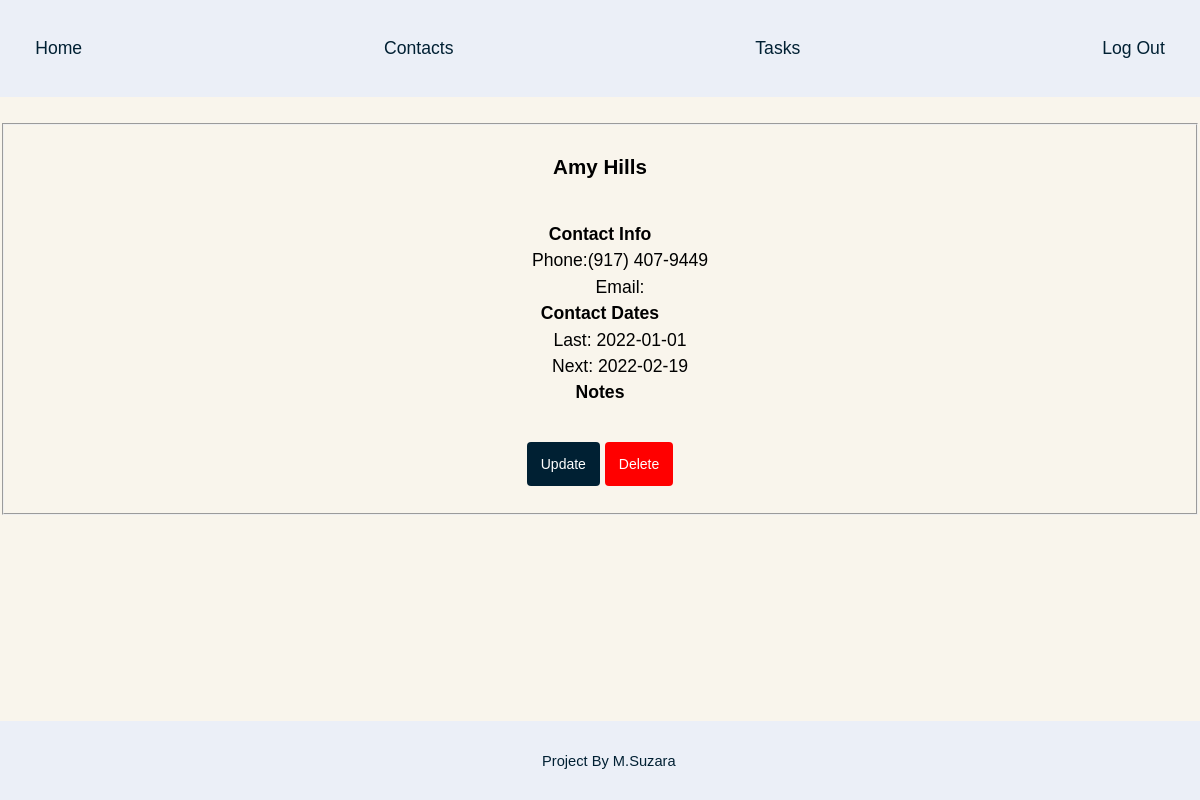
The app's page /contact/contacts/3 (signed in), older data.
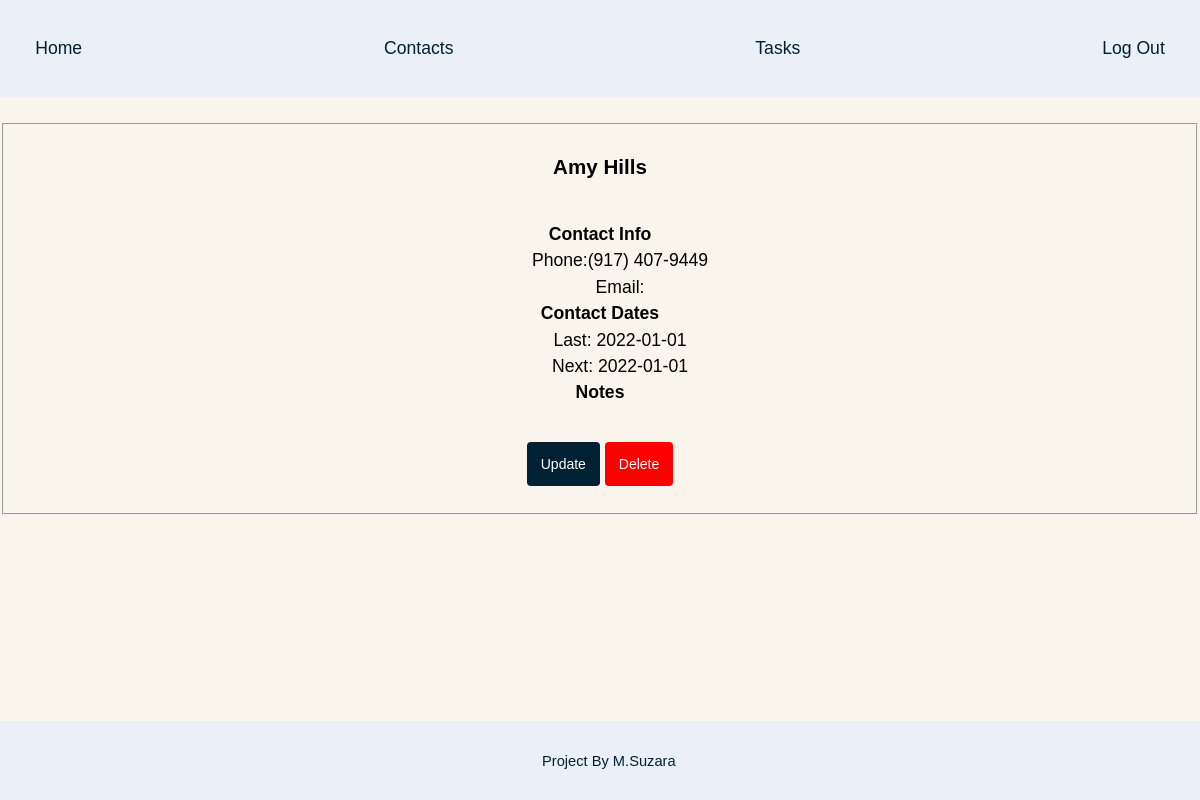
The same page, newer data.
### app/models.py (models this page shows, shortened)
class Contact(db.Model):
    __tablename__ = "contact"
    id = db.Column(db.Integer, primary_key=True)
    first = db.Column(db.String(64), nullable=False)
    last = db.Column(db.String(64))
    phone = db.Column(db.String(10))
    email = db.Column(db.String(64), index=True)
    frequency = db.Column(db.Integer, nullable=False)
    last_contact = db.Column(db.String(10))
    next_contact = db.Column(db.String(10))
    notes = db.Column(db.String)

### app/cont/views.py (the view)
@cont.route("/contacts/<int:contact_id>", methods=["GET"])
@login_required
def contact_view(contact_id):
    contact = Contact.query.get_or_404(contact_id)
    return render_template("cont/contact.html", contact=contact)

### app/models.py (called while the page is built, shortened)
@login_manager.user_loader
def load_user(user_id):
    return User.query.get(int(user_id))

### app/templates/cont/contact.html (shortened to what this page needs)
{% extends "base.html" %}
{% block content %}
<br>
<div class="contact-section">
	<fieldset>
		<h3>{{ contact.first.title() }} {{ contact.last.title() }}</h3>
		<dl>
			<dt>Contact Info</dt>
				<dd>Phone:{{ contact.phone }}</dd>
				<dd>Email: {{ contact.email }}</dd>
				{% if contact.frequency > 0 %}
			<dt>Contact Dates</dt>
				<dd>Last: {{ contact.last_contact }}</dd>
				<dd>Next: {{ contact.next_contact }}</dd>
				{% endif %}
			<dt>Notes</dt>
		</dl>
			<br>
		<div class="button-wrapper">
			<a href="{{ url_for('cont.update_contact', contact_id=contact.id) }}" class="button button-add">Update</a>
			<a href="{{ url_for('cont.delete_contact', contact_id=contact.id) }}" class="button button-delete">Delete</a>
		</div>
		<br>
	</fieldset>
</div>
{% endblock %}

Row changes from the older to the newer data that the page shows:
changed Contact "Amy": next_contact "2022-02-19" → "2022-01-01"
